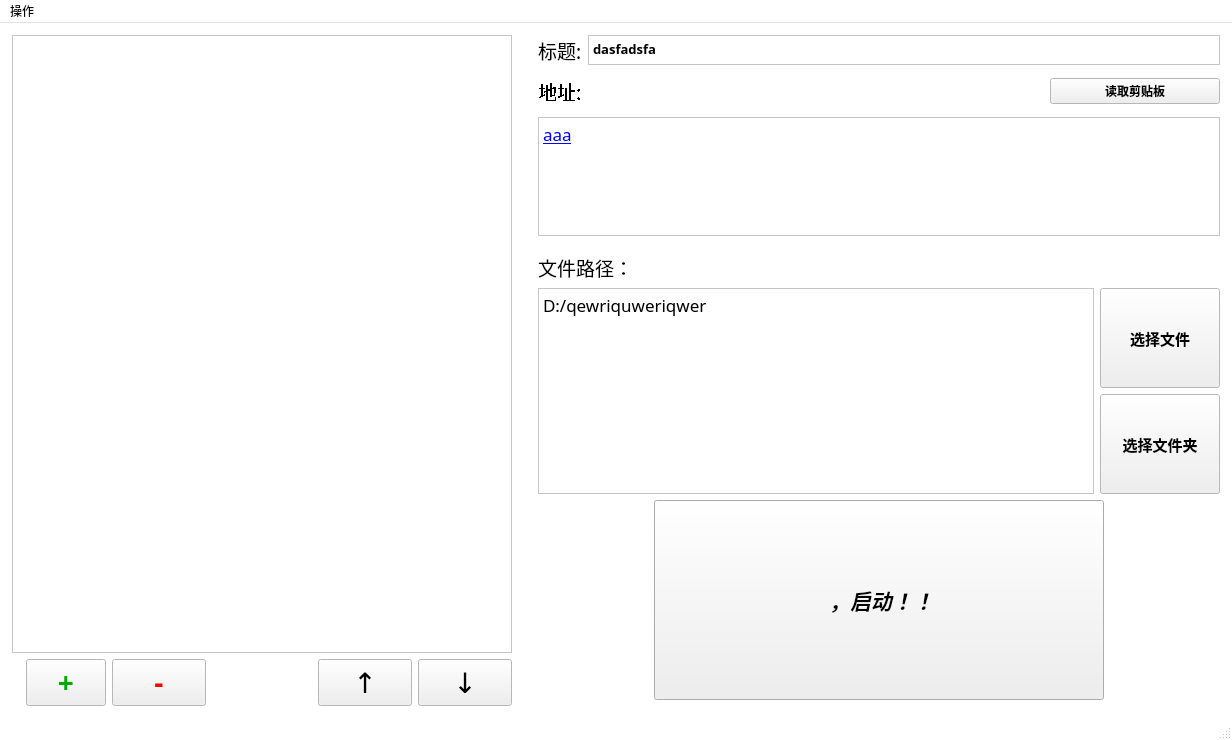
<?xml version="1.0" encoding="UTF-8"?>
<ui version="4.0">
 <class>MainWindow</class>
 <widget class="QMainWindow" name="MainWindow">
  <property name="windowModality">
   <enum>Qt::NonModal</enum>
  </property>
  <property name="geometry">
   <rect>
    <x>0</x>
    <y>0</y>
    <width>1232</width>
    <height>740</height>
   </rect>
  </property>
  <property name="sizePolicy">
   <sizepolicy hsizetype="Expanding" vsizetype="Expanding">
    <horstretch>0</horstretch>
    <verstretch>0</verstretch>
   </sizepolicy>
  </property>
  <property name="maximumSize">
   <size>
    <width>999999</width>
    <height>16777215</height>
   </size>
  </property>
  <property name="sizeIncrement">
   <size>
    <width>5</width>
    <height>5</height>
   </size>
  </property>
  <property name="baseSize">
   <size>
    <width>720</width>
    <height>540</height>
   </size>
  </property>
  <property name="palette">
   <palette>
    <active>
     <colorrole role="Base">
      <brush brushstyle="SolidPattern">
       <color alpha="255">
        <red>255</red>
        <green>255</green>
        <blue>255</blue>
       </color>
      </brush>
     </colorrole>
     <colorrole role="Window">
      <brush brushstyle="SolidPattern">
       <color alpha="255">
        <red>255</red>
        <green>255</green>
        <blue>255</blue>
       </color>
      </brush>
     </colorrole>
    </active>
    <inactive>
     <colorrole role="Base">
      <brush brushstyle="SolidPattern">
       <color alpha="255">
        <red>255</red>
        <green>255</green>
        <blue>255</blue>
       </color>
      </brush>
     </colorrole>
     <colorrole role="Window">
      <brush brushstyle="SolidPattern">
       <color alpha="255">
        <red>255</red>
        <green>255</green>
        <blue>255</blue>
       </color>
      </brush>
     </colorrole>
    </inactive>
    <disabled>
     <colorrole role="Base">
      <brush brushstyle="SolidPattern">
       <color alpha="255">
        <red>255</red>
        <green>255</green>
        <blue>255</blue>
       </color>
      </brush>
     </colorrole>
     <colorrole role="Window">
      <brush brushstyle="SolidPattern">
       <color alpha="255">
        <red>255</red>
        <green>255</green>
        <blue>255</blue>
       </color>
      </brush>
     </colorrole>
    </disabled>
   </palette>
  </property>
  <property name="windowTitle">
   <string>Pillowe's Toolkit</string>
  </property>
  <property name="windowIcon">
   <iconset>
    <normaloff>E:/icon.ico</normaloff>E:/icon.ico</iconset>
  </property>
  <property name="windowOpacity">
   <double>1.000000000000000</double>
  </property>
  <widget class="QWidget" name="centralwidget">
   <property name="sizePolicy">
    <sizepolicy hsizetype="Expanding" vsizetype="Expanding">
     <horstretch>0</horstretch>
     <verstretch>0</verstretch>
    </sizepolicy>
   </property>
   <property name="autoFillBackground">
    <bool>false</bool>
   </property>
   <layout class="QGridLayout" name="gridLayout_4">
    <property name="leftMargin">
     <number>12</number>
    </property>
    <property name="topMargin">
     <number>12</number>
    </property>
    <property name="rightMargin">
     <number>12</number>
    </property>
    <property name="bottomMargin">
     <number>12</number>
    </property>
    <item row="0" column="2">
     <layout class="QHBoxLayout" name="horizontalLayout">
      <item>
       <widget class="QLabel" name="label_3">
        <property name="sizePolicy">
         <sizepolicy hsizetype="Maximum" vsizetype="Maximum">
          <horstretch>0</horstretch>
          <verstretch>0</verstretch>
         </sizepolicy>
        </property>
        <property name="maximumSize">
         <size>
          <width>16777215</width>
          <height>40</height>
         </size>
        </property>
        <property name="font">
         <font>
          <family>Microsoft YaHei</family>
          <pointsize>14</pointsize>
          <stylestrategy>PreferAntialias</stylestrategy>
         </font>
        </property>
        <property name="text">
         <string>标题:</string>
        </property>
       </widget>
      </item>
      <item>
       <widget class="QPlainTextEdit" name="titleinput">
        <property name="sizePolicy">
         <sizepolicy hsizetype="Expanding" vsizetype="Minimum">
          <horstretch>0</horstretch>
          <verstretch>0</verstretch>
         </sizepolicy>
        </property>
        <property name="minimumSize">
         <size>
          <width>0</width>
          <height>30</height>
         </size>
        </property>
        <property name="maximumSize">
         <size>
          <width>16777215</width>
          <height>50</height>
         </size>
        </property>
        <property name="font">
         <font>
          <family>Microsoft YaHei</family>
          <pointsize>10</pointsize>
          <weight>75</weight>
          <bold>true</bold>
          <stylestrategy>PreferAntialias</stylestrategy>
         </font>
        </property>
        <property name="tabletTracking">
         <bool>true</bool>
        </property>
        <property name="focusPolicy">
         <enum>Qt::StrongFocus</enum>
        </property>
        <property name="acceptDrops">
         <bool>true</bool>
        </property>
        <property name="inputMethodHints">
         <set>Qt::ImhMultiLine</set>
        </property>
        <property name="frameShape">
         <enum>QFrame::StyledPanel</enum>
        </property>
        <property name="frameShadow">
         <enum>QFrame::Plain</enum>
        </property>
        <property name="verticalScrollBarPolicy">
         <enum>Qt::ScrollBarAsNeeded</enum>
        </property>
        <property name="tabChangesFocus">
         <bool>true</bool>
        </property>
        <property name="readOnly">
         <bool>false</bool>
        </property>
        <property name="plainText">
         <string>dasfadsfa</string>
        </property>
        <property name="backgroundVisible">
         <bool>false</bool>
        </property>
       </widget>
      </item>
     </layout>
    </item>
    <item row="0" column="1" rowspan="5">
     <spacer name="verticalSpacer">
      <property name="orientation">
       <enum>Qt::Vertical</enum>
      </property>
      <property name="sizeHint" stdset="0">
       <size>
        <width>20</width>
        <height>848</height>
       </size>
      </property>
     </spacer>
    </item>
    <item row="2" column="2">
     <layout class="QGridLayout" name="gridLayout">
      <item row="1" column="0" rowspan="2">
       <widget class="QTextBrowser" name="pathlbl">
        <property name="enabled">
         <bool>true</bool>
        </property>
        <property name="sizePolicy">
         <sizepolicy hsizetype="Expanding" vsizetype="Expanding">
          <horstretch>0</horstretch>
          <verstretch>0</verstretch>
         </sizepolicy>
        </property>
        <property name="minimumSize">
         <size>
          <width>0</width>
          <height>0</height>
         </size>
        </property>
        <property name="maximumSize">
         <size>
          <width>16777215</width>
          <height>16777215</height>
         </size>
        </property>
        <property name="font">
         <font>
          <family>Eras Demi ITC</family>
          <pointsize>11</pointsize>
          <stylestrategy>PreferAntialias</stylestrategy>
         </font>
        </property>
        <property name="frameShape">
         <enum>QFrame::StyledPanel</enum>
        </property>
        <property name="frameShadow">
         <enum>QFrame::Plain</enum>
        </property>
        <property name="tabChangesFocus">
         <bool>true</bool>
        </property>
        <property name="html">
         <string>&lt;!DOCTYPE HTML PUBLIC &quot;-//W3C//DTD HTML 4.0//EN&quot; &quot;http://www.w3.org/TR/REC-html40/strict.dtd&quot;&gt;
&lt;html&gt;&lt;head&gt;&lt;meta name=&quot;qrichtext&quot; content=&quot;1&quot; /&gt;&lt;style type=&quot;text/css&quot;&gt;
p, li { white-space: pre-wrap; }
&lt;/style&gt;&lt;/head&gt;&lt;body style=&quot; font-family:'Eras Demi ITC','宋体'; font-size:11pt; font-weight:400; font-style:normal;&quot;&gt;
&lt;p style=&quot; margin-top:0px; margin-bottom:0px; margin-left:0px; margin-right:0px; -qt-block-indent:0; text-indent:0px;&quot;&gt;&lt;span style=&quot; font-family:'Eras Demi ITC'; font-size:13pt;&quot;&gt;D:/qewriquweriqwer&lt;/span&gt;&lt;/p&gt;&lt;/body&gt;&lt;/html&gt;</string>
        </property>
        <property name="overwriteMode">
         <bool>false</bool>
        </property>
        <property name="textInteractionFlags">
         <set>Qt::TextBrowserInteraction</set>
        </property>
        <property name="openExternalLinks">
         <bool>true</bool>
        </property>
       </widget>
      </item>
      <item row="2" column="1">
       <widget class="QToolButton" name="folderbtn">
        <property name="sizePolicy">
         <sizepolicy hsizetype="Preferred" vsizetype="Preferred">
          <horstretch>0</horstretch>
          <verstretch>0</verstretch>
         </sizepolicy>
        </property>
        <property name="minimumSize">
         <size>
          <width>120</width>
          <height>100</height>
         </size>
        </property>
        <property name="maximumSize">
         <size>
          <width>200</width>
          <height>200</height>
         </size>
        </property>
        <property name="font">
         <font>
          <family>宋体</family>
          <pointsize>11</pointsize>
          <weight>75</weight>
          <bold>true</bold>
          <stylestrategy>PreferAntialias</stylestrategy>
         </font>
        </property>
        <property name="tabletTracking">
         <bool>true</bool>
        </property>
        <property name="text">
         <string>选择文件夹</string>
        </property>
       </widget>
      </item>
      <item row="1" column="1">
       <widget class="QToolButton" name="browserbtn">
        <property name="sizePolicy">
         <sizepolicy hsizetype="Preferred" vsizetype="Preferred">
          <horstretch>0</horstretch>
          <verstretch>0</verstretch>
         </sizepolicy>
        </property>
        <property name="minimumSize">
         <size>
          <width>120</width>
          <height>100</height>
         </size>
        </property>
        <property name="maximumSize">
         <size>
          <width>200</width>
          <height>200</height>
         </size>
        </property>
        <property name="font">
         <font>
          <family>宋体</family>
          <pointsize>11</pointsize>
          <weight>75</weight>
          <bold>true</bold>
          <stylestrategy>PreferAntialias</stylestrategy>
         </font>
        </property>
        <property name="tabletTracking">
         <bool>true</bool>
        </property>
        <property name="text">
         <string>选择文件</string>
        </property>
        <property name="popupMode">
         <enum>QToolButton::DelayedPopup</enum>
        </property>
        <property name="toolButtonStyle">
         <enum>Qt::ToolButtonTextOnly</enum>
        </property>
        <property name="autoRaise">
         <bool>false</bool>
        </property>
        <property name="arrowType">
         <enum>Qt::NoArrow</enum>
        </property>
       </widget>
      </item>
      <item row="0" column="0" colspan="2">
       <widget class="QLabel" name="label_2">
        <property name="minimumSize">
         <size>
          <width>0</width>
          <height>40</height>
         </size>
        </property>
        <property name="maximumSize">
         <size>
          <width>16777215</width>
          <height>40</height>
         </size>
        </property>
        <property name="font">
         <font>
          <family>Microsoft YaHei</family>
          <pointsize>14</pointsize>
          <stylestrategy>PreferAntialias</stylestrategy>
         </font>
        </property>
        <property name="text">
         <string>文件路径：</string>
        </property>
        <property name="alignment">
         <set>Qt::AlignBottom|Qt::AlignLeading|Qt::AlignLeft</set>
        </property>
       </widget>
      </item>
     </layout>
    </item>
    <item row="0" column="0" rowspan="5">
     <layout class="QGridLayout" name="gridLayout_3">
      <item row="1" column="3">
       <widget class="QPushButton" name="upbtn">
        <property name="font">
         <font>
          <family>宋体</family>
          <pointsize>21</pointsize>
         </font>
        </property>
        <property name="text">
         <string>↑</string>
        </property>
       </widget>
      </item>
      <item row="1" column="1">
       <widget class="QPushButton" name="removebtn">
        <property name="palette">
         <palette>
          <active>
           <colorrole role="ButtonText">
            <brush brushstyle="SolidPattern">
             <color alpha="255">
              <red>255</red>
              <green>0</green>
              <blue>0</blue>
             </color>
            </brush>
           </colorrole>
          </active>
          <inactive>
           <colorrole role="ButtonText">
            <brush brushstyle="SolidPattern">
             <color alpha="255">
              <red>255</red>
              <green>0</green>
              <blue>0</blue>
             </color>
            </brush>
           </colorrole>
          </inactive>
          <disabled>
           <colorrole role="ButtonText">
            <brush brushstyle="SolidPattern">
             <color alpha="255">
              <red>120</red>
              <green>120</green>
              <blue>120</blue>
             </color>
            </brush>
           </colorrole>
          </disabled>
         </palette>
        </property>
        <property name="font">
         <font>
          <family>宋体</family>
          <pointsize>21</pointsize>
          <weight>75</weight>
          <bold>true</bold>
         </font>
        </property>
        <property name="tabletTracking">
         <bool>true</bool>
        </property>
        <property name="text">
         <string>-</string>
        </property>
        <property name="shortcut">
         <string>Del</string>
        </property>
       </widget>
      </item>
      <item row="1" column="4">
       <widget class="QPushButton" name="downbtn">
        <property name="font">
         <font>
          <family>宋体</family>
          <pointsize>21</pointsize>
         </font>
        </property>
        <property name="text">
         <string>↓</string>
        </property>
       </widget>
      </item>
      <item row="0" column="0" colspan="5">
       <widget class="QListWidget" name="applist">
        <property name="minimumSize">
         <size>
          <width>500</width>
          <height>0</height>
         </size>
        </property>
        <property name="font">
         <font>
          <family>Microsoft YaHei</family>
          <pointsize>12</pointsize>
          <weight>75</weight>
          <bold>true</bold>
          <stylestrategy>PreferAntialias</stylestrategy>
         </font>
        </property>
        <property name="layoutDirection">
         <enum>Qt::LeftToRight</enum>
        </property>
        <property name="autoFillBackground">
         <bool>false</bool>
        </property>
        <property name="frameShadow">
         <enum>QFrame::Plain</enum>
        </property>
        <property name="autoScroll">
         <bool>true</bool>
        </property>
        <property name="showDropIndicator" stdset="0">
         <bool>true</bool>
        </property>
        <property name="dragEnabled">
         <bool>false</bool>
        </property>
        <property name="dragDropOverwriteMode">
         <bool>false</bool>
        </property>
        <property name="dragDropMode">
         <enum>QAbstractItemView::NoDragDrop</enum>
        </property>
        <property name="alternatingRowColors">
         <bool>true</bool>
        </property>
        <property name="selectionMode">
         <enum>QAbstractItemView::SingleSelection</enum>
        </property>
        <property name="iconSize">
         <size>
          <width>30</width>
          <height>30</height>
         </size>
        </property>
        <property name="textElideMode">
         <enum>Qt::ElideRight</enum>
        </property>
        <property name="verticalScrollMode">
         <enum>QAbstractItemView::ScrollPerPixel</enum>
        </property>
        <property name="horizontalScrollMode">
         <enum>QAbstractItemView::ScrollPerPixel</enum>
        </property>
        <property name="movement">
         <enum>QListView::Static</enum>
        </property>
        <property name="resizeMode">
         <enum>QListView::Adjust</enum>
        </property>
        <property name="layoutMode">
         <enum>QListView::SinglePass</enum>
        </property>
        <property name="batchSize">
         <number>100</number>
        </property>
        <property name="wordWrap">
         <bool>false</bool>
        </property>
        <property name="sortingEnabled">
         <bool>false</bool>
        </property>
       </widget>
      </item>
      <item row="1" column="0" alignment="Qt::AlignRight">
       <widget class="QPushButton" name="appendbtn">
        <property name="palette">
         <palette>
          <active>
           <colorrole role="Text">
            <brush brushstyle="SolidPattern">
             <color alpha="255">
              <red>0</red>
              <green>170</green>
              <blue>0</blue>
             </color>
            </brush>
           </colorrole>
           <colorrole role="ButtonText">
            <brush brushstyle="SolidPattern">
             <color alpha="255">
              <red>0</red>
              <green>170</green>
              <blue>0</blue>
             </color>
            </brush>
           </colorrole>
           <colorrole role="PlaceholderText">
            <brush brushstyle="SolidPattern">
             <color alpha="128">
              <red>0</red>
              <green>170</green>
              <blue>0</blue>
             </color>
            </brush>
           </colorrole>
          </active>
          <inactive>
           <colorrole role="Text">
            <brush brushstyle="SolidPattern">
             <color alpha="255">
              <red>0</red>
              <green>170</green>
              <blue>0</blue>
             </color>
            </brush>
           </colorrole>
           <colorrole role="ButtonText">
            <brush brushstyle="SolidPattern">
             <color alpha="255">
              <red>0</red>
              <green>170</green>
              <blue>0</blue>
             </color>
            </brush>
           </colorrole>
           <colorrole role="PlaceholderText">
            <brush brushstyle="SolidPattern">
             <color alpha="128">
              <red>0</red>
              <green>170</green>
              <blue>0</blue>
             </color>
            </brush>
           </colorrole>
          </inactive>
          <disabled>
           <colorrole role="Text">
            <brush brushstyle="SolidPattern">
             <color alpha="255">
              <red>120</red>
              <green>120</green>
              <blue>120</blue>
             </color>
            </brush>
           </colorrole>
           <colorrole role="ButtonText">
            <brush brushstyle="SolidPattern">
             <color alpha="255">
              <red>120</red>
              <green>120</green>
              <blue>120</blue>
             </color>
            </brush>
           </colorrole>
           <colorrole role="PlaceholderText">
            <brush brushstyle="SolidPattern">
             <color alpha="128">
              <red>0</red>
              <green>0</green>
              <blue>0</blue>
             </color>
            </brush>
           </colorrole>
          </disabled>
         </palette>
        </property>
        <property name="font">
         <font>
          <family>宋体</family>
          <pointsize>21</pointsize>
          <weight>75</weight>
          <bold>true</bold>
         </font>
        </property>
        <property name="tabletTracking">
         <bool>true</bool>
        </property>
        <property name="text">
         <string>+</string>
        </property>
       </widget>
      </item>
      <item row="1" column="2">
       <spacer name="verticalSpacer_2">
        <property name="orientation">
         <enum>Qt::Vertical</enum>
        </property>
        <property name="sizeType">
         <enum>QSizePolicy::Minimum</enum>
        </property>
        <property name="sizeHint" stdset="0">
         <size>
          <width>100</width>
          <height>40</height>
         </size>
        </property>
       </spacer>
      </item>
     </layout>
    </item>
    <item row="1" column="2">
     <layout class="QGridLayout" name="gridLayout_2">
      <item row="0" column="0">
       <widget class="QLabel" name="label">
        <property name="minimumSize">
         <size>
          <width>0</width>
          <height>40</height>
         </size>
        </property>
        <property name="maximumSize">
         <size>
          <width>16777215</width>
          <height>40</height>
         </size>
        </property>
        <property name="font">
         <font>
          <family>Microsoft YaHei</family>
          <pointsize>14</pointsize>
          <stylestrategy>NoAntialias</stylestrategy>
          <kerning>true</kerning>
         </font>
        </property>
        <property name="text">
         <string>地址:</string>
        </property>
       </widget>
      </item>
      <item row="0" column="1">
       <widget class="QPushButton" name="pastebtn">
        <property name="maximumSize">
         <size>
          <width>170</width>
          <height>16777215</height>
         </size>
        </property>
        <property name="font">
         <font>
          <family>宋体</family>
          <pointsize>9</pointsize>
          <weight>75</weight>
          <bold>true</bold>
          <stylestrategy>PreferAntialias</stylestrategy>
         </font>
        </property>
        <property name="tabletTracking">
         <bool>true</bool>
        </property>
        <property name="text">
         <string>读取剪贴板</string>
        </property>
        <property name="default">
         <bool>false</bool>
        </property>
        <property name="flat">
         <bool>false</bool>
        </property>
       </widget>
      </item>
      <item row="1" column="0" rowspan="2" colspan="2">
       <widget class="QTextBrowser" name="sitelbl">
        <property name="enabled">
         <bool>true</bool>
        </property>
        <property name="sizePolicy">
         <sizepolicy hsizetype="Preferred" vsizetype="Preferred">
          <horstretch>0</horstretch>
          <verstretch>0</verstretch>
         </sizepolicy>
        </property>
        <property name="maximumSize">
         <size>
          <width>16777215</width>
          <height>20000</height>
         </size>
        </property>
        <property name="font">
         <font>
          <family>Eras Demi ITC</family>
          <pointsize>11</pointsize>
          <stylestrategy>PreferAntialias</stylestrategy>
         </font>
        </property>
        <property name="tabletTracking">
         <bool>true</bool>
        </property>
        <property name="frameShape">
         <enum>QFrame::StyledPanel</enum>
        </property>
        <property name="frameShadow">
         <enum>QFrame::Plain</enum>
        </property>
        <property name="tabChangesFocus">
         <bool>true</bool>
        </property>
        <property name="html">
         <string>&lt;!DOCTYPE HTML PUBLIC &quot;-//W3C//DTD HTML 4.0//EN&quot; &quot;http://www.w3.org/TR/REC-html40/strict.dtd&quot;&gt;
&lt;html&gt;&lt;head&gt;&lt;meta name=&quot;qrichtext&quot; content=&quot;1&quot; /&gt;&lt;style type=&quot;text/css&quot;&gt;
p, li { white-space: pre-wrap; }
&lt;/style&gt;&lt;/head&gt;&lt;body style=&quot; font-family:'Eras Demi ITC','宋体'; font-size:11pt; font-weight:400; font-style:normal;&quot;&gt;
&lt;p style=&quot; margin-top:0px; margin-bottom:0px; margin-left:0px; margin-right:0px; -qt-block-indent:0; text-indent:0px;&quot;&gt;&lt;a href=&quot;www.baidu.com&quot;&gt;&lt;span style=&quot; font-family:'Eras Demi ITC'; font-size:13pt; text-decoration: underline; color:#0000ff;&quot;&gt;aaa&lt;/span&gt;&lt;/a&gt;&lt;/p&gt;&lt;/body&gt;&lt;/html&gt;</string>
        </property>
        <property name="overwriteMode">
         <bool>false</bool>
        </property>
        <property name="textInteractionFlags">
         <set>Qt::TextBrowserInteraction</set>
        </property>
        <property name="openExternalLinks">
         <bool>true</bool>
        </property>
       </widget>
      </item>
     </layout>
    </item>
    <item row="3" column="2" alignment="Qt::AlignHCenter|Qt::AlignVCenter">
     <widget class="QPushButton" name="executebtn">
      <property name="sizePolicy">
       <sizepolicy hsizetype="Expanding" vsizetype="Expanding">
        <horstretch>5</horstretch>
        <verstretch>5</verstretch>
       </sizepolicy>
      </property>
      <property name="minimumSize">
       <size>
        <width>450</width>
        <height>200</height>
       </size>
      </property>
      <property name="maximumSize">
       <size>
        <width>450</width>
        <height>200</height>
       </size>
      </property>
      <property name="sizeIncrement">
       <size>
        <width>3</width>
        <height>3</height>
       </size>
      </property>
      <property name="baseSize">
       <size>
        <width>3</width>
        <height>3</height>
       </size>
      </property>
      <property name="font">
       <font>
        <family>宋体</family>
        <pointsize>16</pointsize>
        <weight>75</weight>
        <italic>true</italic>
        <bold>true</bold>
        <stylestrategy>PreferAntialias</stylestrategy>
       </font>
      </property>
      <property name="tabletTracking">
       <bool>true</bool>
      </property>
      <property name="styleSheet">
       <string notr="true">text-align: center;
icon-align: center;
spacing: 100px;</string>
      </property>
      <property name="text">
       <string> ，启动！！</string>
      </property>
      <property name="iconSize">
       <size>
        <width>64</width>
        <height>64</height>
       </size>
      </property>
      <property name="shortcut">
       <string>Return</string>
      </property>
      <property name="autoDefault">
       <bool>false</bool>
      </property>
      <property name="default">
       <bool>false</bool>
      </property>
      <property name="flat">
       <bool>false</bool>
      </property>
     </widget>
    </item>
   </layout>
  </widget>
  <widget class="QMenuBar" name="menubar">
   <property name="geometry">
    <rect>
     <x>0</x>
     <y>0</y>
     <width>1232</width>
     <height>30</height>
    </rect>
   </property>
   <widget class="QMenu" name="menu">
    <property name="title">
     <string>操作</string>
    </property>
    <widget class="QMenu" name="menu_2">
     <property name="title">
      <string>关于</string>
     </property>
     <widget class="QMenu" name="menu_3">
      <property name="title">
       <string>关于</string>
      </property>
      <widget class="QMenu" name="menu_4">
       <property name="title">
        <string>关于</string>
       </property>
       <widget class="QMenu" name="menu_5">
        <property name="title">
         <string>关于</string>
        </property>
        <widget class="QMenu" name="menu_6">
         <property name="title">
          <string>关于</string>
         </property>
         <widget class="QMenu" name="menu_7">
          <property name="title">
           <string>关于</string>
          </property>
          <addaction name="ngguu"/>
         </widget>
         <addaction name="menu_7"/>
        </widget>
        <addaction name="menu_6"/>
       </widget>
       <addaction name="menu_5"/>
      </widget>
      <addaction name="menu_4"/>
     </widget>
     <addaction name="menu_3"/>
    </widget>
    <addaction name="menu_2"/>
    <addaction name="changelog"/>
    <addaction name="settings"/>
    <addaction name="separator"/>
    <addaction name="exit"/>
   </widget>
   <addaction name="menu"/>
  </widget>
  <widget class="QStatusBar" name="statusbar"/>
  <action name="ngguu">
   <property name="text">
    <string>关于</string>
   </property>
  </action>
  <action name="changelog">
   <property name="text">
    <string>更新日志</string>
   </property>
  </action>
  <action name="settings">
   <property name="text">
    <string>设置</string>
   </property>
  </action>
  <action name="exit">
   <property name="text">
    <string>退出</string>
   </property>
  </action>
 </widget>
 <resources/>
 <connections>
  <connection>
   <sender>sitelbl</sender>
   <signal>anchorClicked(QUrl)</signal>
   <receiver>sitelbl</receiver>
   <slot>reload()</slot>
   <hints>
    <hint type="sourcelabel">
     <x>570</x>
     <y>177</y>
    </hint>
    <hint type="destinationlabel">
     <x>570</x>
     <y>177</y>
    </hint>
   </hints>
  </connection>
 </connections>
</ui>
